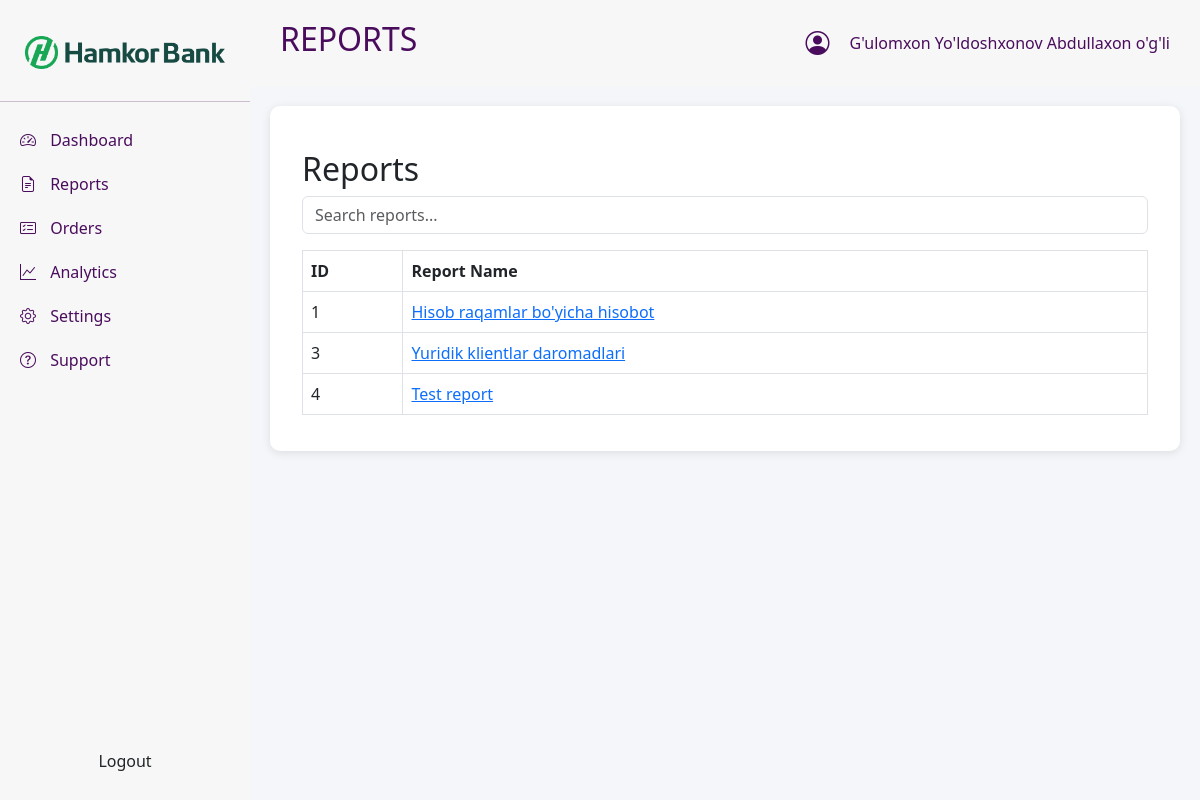
The app's page /report/reports/ (signed in) with its own data.
### users/models.py (models this page shows, shortened)
class SysUsers(AbstractBaseUser, PermissionsMixin):
    cb_id = models.IntegerField(null=False, unique=True)  # Unique, not nullable
    fio = models.CharField(max_length=250)
    level = models.IntegerField(choices=LEVEL_CHOICES, default=1)
    login = models.CharField(max_length=150, unique=True)  # Unique and not nullable
    created_by = models.ForeignKey(
        "self", on_delete=models.SET_NULL, null=True, blank=True, limit_choices_to={"is_superuser": True}
    )  # Can only be created by a superuser
    created_at = models.DateTimeField(default=now)
    status = models.CharField(max_length=1, choices=STATUS_CHOICES, default="A")
    is_staff = models.BooleanField(default=False)  # Required for admin panel access
    is_active = models.BooleanField(default=True)  # Needed for authentication
    objects = SysUsersManager()
    USERNAME_FIELD = "login"  # Login is used as the unique identifier
    REQUIRED_FIELDS = ["fio", "level", "cb_id"]  # Required fields for superuser creation
    class Meta:
        verbose_name = 'System User'
        verbose_name_plural = 'System Users'

### reports/models.py (models this page shows, shortened)
class SysSReports(models.Model):
    name = models.CharField(max_length=250)
    owner = models.ForeignKey(settings.AUTH_USER_MODEL, on_delete=models.CASCADE)
    department = models.CharField(max_length=400, blank=True, null=True)
    position = models.CharField(max_length=400, blank=True, null=True)
    rep_type = models.CharField(
        max_length=3,
        choices=[("001", "Simple"), ("002", "Old System")],
        default="001"
    )
    job = models.BooleanField(default=False)
    uploadable = models.BooleanField(default=False)
    module = models.CharField(max_length=200, blank=True, null=True)
    template = models.FileField(upload_to=report_template_path, blank=True, null=True)
    class Meta:
        verbose_name = 'All Report'
        verbose_name_plural = 'All Reports'

### reports/views.py (the view)
# urls.py: path("reports/", reports, name="reports"),
@login_required
def reports(request):
    user = request.user
    user_reports = SysReportAccess.objects.filter(user_id=user).values_list('rep_id', flat=True)
    accessible_reports = SysSReports.objects.filter(id__in=user_reports)
    return render(request, "reports.html", {"reports": accessible_reports})

### reports/templates/reports.html (shortened to what this page needs)
{% extends 'dashboard.html' %}
{% load static %}
{% block toptitle %}REPORTS{% endblock %}<
            {% block content %}
            <div class="container mt-4">
                <h2>Reports</h2>
                <input type="text" id="searchInput" class="form-control mb-3" placeholder="Search reports...">
                <table class="table table-bordered">
                    <thead>
                        <tr>
                            <th>ID</th>
                            <th>Report Name</th>
                        </tr>
                    </thead>
                    <tbody id="reportsTable">
                        {% for report in reports %}
                        <tr>
                            <td>{{ report.id }}</td>
                            <td><a href="{% url 'order_report' report.id %}">{{ report.name }}</a></td>
                        </tr>
                        {% empty %}
                        <tr><td colspan="2" class="text-center">No reports available</td></tr>
                        {% endfor %}
                    </tbody>
                </table>
            </div>
            {% endblock %}

### reports/templates/dashboard.html (shortened to what this page needs)
{% load static %}
<!DOCTYPE html>
<html lang="en">
<head>
    <link rel="stylesheet" href="https://cdn.jsdelivr.net/npm/bootstrap@5.3.0/dist/css/bootstrap.min.css">
    <link rel="stylesheet" href="https://cdn.jsdelivr.net/npm/bootstrap-icons/font/bootstrap-icons.css">
    <link rel="stylesheet" href="{% static 'css/dashboard.css' %}">
</head>
<body>
    <div class="sidebar">
        <div class="text-center py-3">
            <img src="{% static 'images/logo.png' %}" alt="Logo" class="logo">
        </div>
        <hr>
        <ul class="nav flex-column">
            <li class="nav-item">
                <a class="nav-link menu-item" href="{% url 'dashboard' %}"><i class="bi bi-speedometer2"></i> Dashboard</a>
            </li>
            <li class="nav-item">
                <a class="nav-link menu-item" href="{% url 'reports' %}"><i class="bi bi-file-earmark-text"></i> Reports</a>
            </li>
            <li class="nav-item">
                <a class="nav-link menu-item" href="{% url 'orders' %}"><i class="bi bi-card-checklist"></i> Orders</a>
            </li>
            {% if request.user.level > 2 %}
            <li class="nav-item">
                <a class="nav-link menu-item" href="{% url 'analytics' %}"><i class="bi bi-graph-up"></i> Analytics</a>
            </li>
            <li class="nav-item">
                <a class="nav-link menu-item" href="{% url 'settings' %}"><i class="bi bi-gear"></i> Settings</a>
            </li>
            {% endif %}
            <li class="nav-item">
                <a class="nav-link menu-item" href="{% url 'support' %}"><i class="bi bi-question-circle"></i> Support</a>
            </li>
        </ul>
        <div class="logout-button">
            <a href="{% url 'logout' %}" class="btn w-100">Logout</a>
        </div>
    </div>
    <div class="main-content">
        <div class="topbar d-flex justify-content-between align-items-center">
            <h2 class="dashboard-title">{% block toptitle %}DASHBOARD{% endblock %}</h2>
            <div class="profile-section">
                <i class="bi bi-person-circle profile-icon"></i>
                <span class="username">{{ request.user.fio }}</span>
            </div>
        </div>
        <div class="workspace">
            {% block content %}{% endblock %}
        </div>
    </div>
</body>
</html>

### reports/static/css/dashboard.css (style rules this page uses)
body { background-color: #F5F6FA; }
.sidebar { width: 250px; background-color: #f7f7f7; color: rgb(74, 13, 93); height: 100vh; position: fixed; left: 0; top: 0; display: flex; flex-direction: column; padding-top: 20px; }
.logo { width: 200px; height: auto; display: block; margin: 0 auto; }
.nav-link { color: rgb(74, 13, 93); padding: 10px; border-radius: 20px; transition: 0.3s; }
.logout-button { margin-top: auto; padding: 20px; }
.main-content { margin-left: 250px; width: calc(100% - 250px); }
.topbar { background-color: #f7f7f7; color: rgb(74, 13, 93); padding: 15px 30px; display: flex; align-items: center; justify-content: space-between; }
.profile-section { display: flex; align-items: center; }
.workspace { padding: 20px; background-color: white; border-radius: 10px; margin: 20px; box-shadow: 0px 2px 10px rgba(0, 0, 0, 0.1); }
.profile-icon { font-size: 24px; margin-right: 10px; }
.bi { padding: 10px !important; }

### records on screen
SysUsers: user.fio "G'ulomxon Yo'ldoshxonov Abdullaxon o'g'li"
SysSReports: id "1", name "Hisob raqamlar bo'yicha hisobot"
SysSReports: id "3", name "Yuridik klientlar daromadlari"
SysSReports: id "4", name "Test report"
